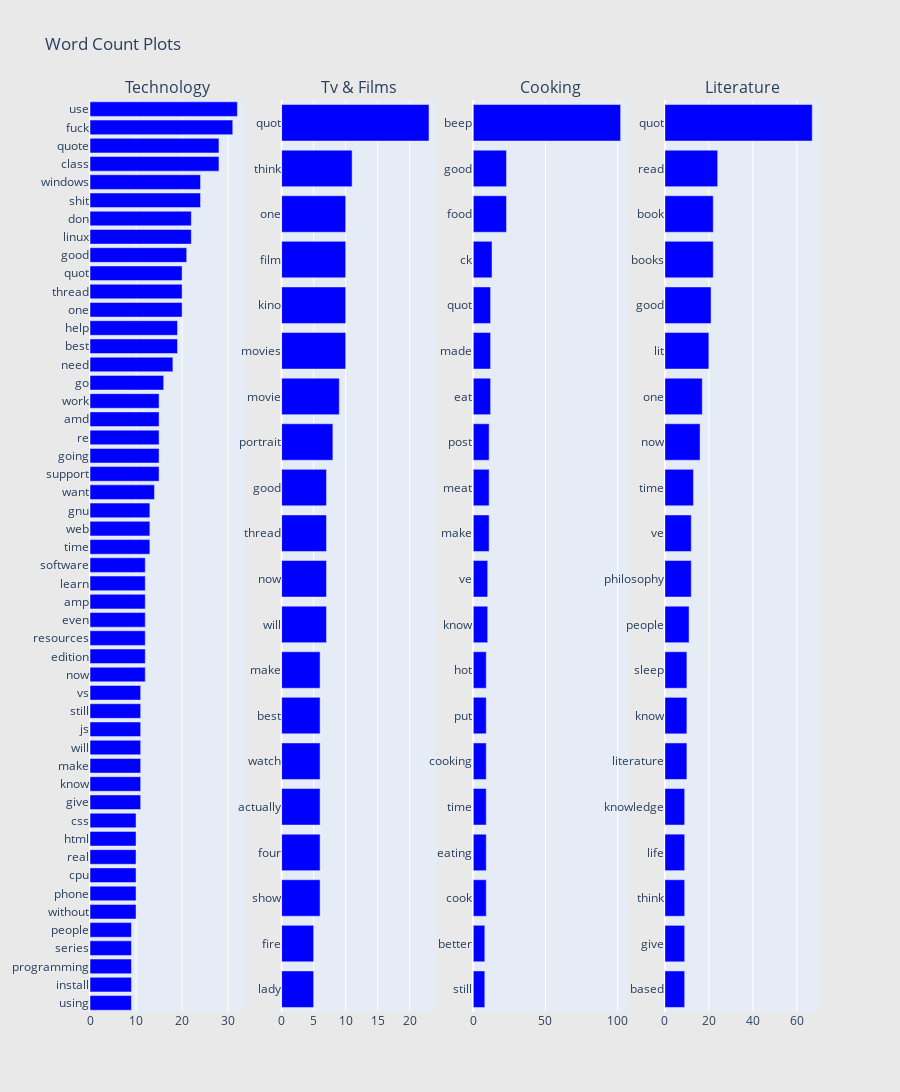

The cell this chart's notebook holds for it:
### Code cell
#Word Frequency plot
from collections import defaultdict
tech_df = full_df[full_df["channel"]==1]
tv_df = full_df[full_df["channel"]==2]
cook_df = full_df[full_df["channel"]==3]
lit_df = full_df[full_df["channel"]==4]

def generate_ngrams(text, n_gram=1):
    token = [token for token in text.lower().split(" ") if token != "" if token not in STOPWORDS]
    ngrams = zip(*[token[i:] for i in range(n_gram)])
    return [" ".join(ngram) for ngram in ngrams]

## custom function for horizontal bar chart ##
def horizontal_bar_chart(df, color):
    trace = go.Bar(
        y=df["word"].values[::-1],
        x=df["wordcount"].values[::-1],
        showlegend=False,
        orientation = 'h',
        marker=dict(
            color=color,
        ),
    )
    return trace

## Get the bar chart from technology data ##
freq_dict = defaultdict(int)
for sent in tech_df["original_post"]:
    for word in generate_ngrams(sent):
        freq_dict[word] += 1
fd_sorted = pd.DataFrame(sorted(freq_dict.items(), key=lambda x: x[1])[::-1])
fd_sorted.columns = ["word", "wordcount"]
trace1 = horizontal_bar_chart(fd_sorted.head(50), 'blue')

## Get the bar chart from tv data ##
freq_dict = defaultdict(int)
for sent in tv_df["original_post"]:
    for word in generate_ngrams(sent):
        freq_dict[word] += 1
fd_sorted = pd.DataFrame(sorted(freq_dict.items(), key=lambda x: x[1])[::-1])
fd_sorted.columns = ["word", "wordcount"]
trace2 = horizontal_bar_chart(fd_sorted.head(20), 'blue')

## Get the bar chart from cook data ##
freq_dict = defaultdict(int)
for sent in cook_df["original_post"]:
    for word in generate_ngrams(sent):
        freq_dict[word] += 1
fd_sorted = pd.DataFrame(sorted(freq_dict.items(), key=lambda x: x[1])[::-1])
fd_sorted.columns = ["word", "wordcount"]
trace3 = horizontal_bar_chart(fd_sorted.head(20), 'blue')

## Get the bar chart from Literature data ##
freq_dict = defaultdict(int)
for sent in lit_df["original_post"]:
    for word in generate_ngrams(sent):
        freq_dict[word] += 1
fd_sorted = pd.DataFrame(sorted(freq_dict.items(), key=lambda x: x[1])[::-1])
fd_sorted.columns = ["word", "wordcount"]
trace4 = horizontal_bar_chart(fd_sorted.head(20), 'blue')

# Creating four subplots
fig = tools.make_subplots(rows=1, cols=4, vertical_spacing=0.04,
                          subplot_titles=["Technology", 
                                          "Tv & Films",
                                        "Cooking",
                                         "Literature"])
fig.append_trace(trace1, 1, 1)
fig.append_trace(trace2, 1, 2)
fig.append_trace(trace3, 1, 3)
fig.append_trace(trace4, 1, 4)

fig['layout'].update(height=1200, width=900, paper_bgcolor='rgb(233,233,233)', title="Word Count Plots")
py.iplot(fig, filename='word-plots')

### Figure 1 — Plotly figure (JSON) as saved in the notebook; plotly's stock layout.template omitted (floating-point values rounded to 4 significant figures)
{"data": [{"marker": {"color": "blue"}, "orientation": "h", "showlegend": false, "type": "bar", "x": [9, 9, 9, 9, 9, 10, 10, 10, 10, 10, 10, 11, 11, 11, 11, 11, 11, 11, 12, 12, 12, 12, 12, 12, 12, 13, 13, 13, 14, 15, 15, 15, 15, 15, 16, 18, 19, 19, 20, 20, 20, 21, 22, 22, 24, 24, 28, 28, 31, 32], "xaxis": "x", "y": ["using", "install", "programming", "series", "people", "without", "phone", "cpu", "real", "html", "css", "give", "know", "make", "will", "js", "still", "vs", "now", "edition", "resources", "even", "amp", "learn", "software", "time", "web", "gnu", "want", "support", "going", "re", "amd", "work", "go", "need", "best", "help", "one", "thread", "quot", "good", "linux", "don", "shit", "windows", "class", "quote", "fuck", "use"], "yaxis": "y"}, {"marker": {"color": "blue"}, "orientation": "h", "showlegend": false, "type": "bar", "x": [5, 5, 6, 6, 6, 6, 6, 6, 7, 7, 7, 7, 8, 9, 10, 10, 10, 10, 11, 23], "xaxis": "x2", "y": ["lady", "fire", "show", "four", "actually", "watch", "best", "make", "will", "now", "thread", "good", "portrait", "movie", "movies", "kino", "film", "one", "think", "quot"], "yaxis": "y2"}, {"marker": {"color": "blue"}, "orientation": "h", "showlegend": false, "type": "bar", "x": [8, 8, 9, 9, 9, 9, 9, 9, 10, 10, 11, 11, 11, 12, 12, 12, 13, 23, 23, 102], "xaxis": "x3", "y": ["still", "better", "cook", "eating", "time", "cooking", "put", "hot", "know", "ve", "make", "meat", "post", "eat", "made", "quot", "ck", "food", "good", "beep"], "yaxis": "y3"}, {"marker": {"color": "blue"}, "orientation": "h", "showlegend": false, "type": "bar", "x": [9, 9, 9, 9, 9, 10, 10, 10, 11, 12, 12, 13, 16, 17, 20, 21, 22, 22, 24, 67], "xaxis": "x4", "y": ["based", "give", "think", "life", "knowledge", "literature", "know", "sleep", "people", "philosophy", "ve", "time", "now", "one", "lit", "good", "books", "book", "read", "quot"], "yaxis": "y4"}], "layout": {"annotations": [{"font": {"size": 16}, "showarrow": false, "text": "Technology", "x": 0.1062, "xanchor": "center", "xref": "paper", "y": 1, "yanchor": "bottom", "yref": "paper"}, {"font": {"size": 16}, "showarrow": false, "text": "Tv & Films", "x": 0.3688, "xanchor": "center", "xref": "paper", "y": 1, "yanchor": "bottom", "yref": "paper"}, {"font": {"size": 16}, "showarrow": false, "text": "Cooking", "x": 0.6313, "xanchor": "center", "xref": "paper", "y": 1, "yanchor": "bottom", "yref": "paper"}, {"font": {"size": 16}, "showarrow": false, "text": "Literature", "x": 0.8938, "xanchor": "center", "xref": "paper", "y": 1, "yanchor": "bottom", "yref": "paper"}], "height": 1200, "paper_bgcolor": "rgb(233,233,233)", "title": {"text": "Word Count Plots"}, "width": 900, "xaxis": {"anchor": "y", "domain": [0, 0.2125]}, "xaxis2": {"anchor": "y2", "domain": [0.2625, 0.475]}, "xaxis3": {"anchor": "y3", "domain": [0.525, 0.7375]}, "xaxis4": {"anchor": "y4", "domain": [0.7875, 1]}, "yaxis": {"anchor": "x", "domain": [0, 1]}, "yaxis2": {"anchor": "x2", "domain": [0, 1]}, "yaxis3": {"anchor": "x3", "domain": [0, 1]}, "yaxis4": {"anchor": "x4", "domain": [0, 1]}}}
